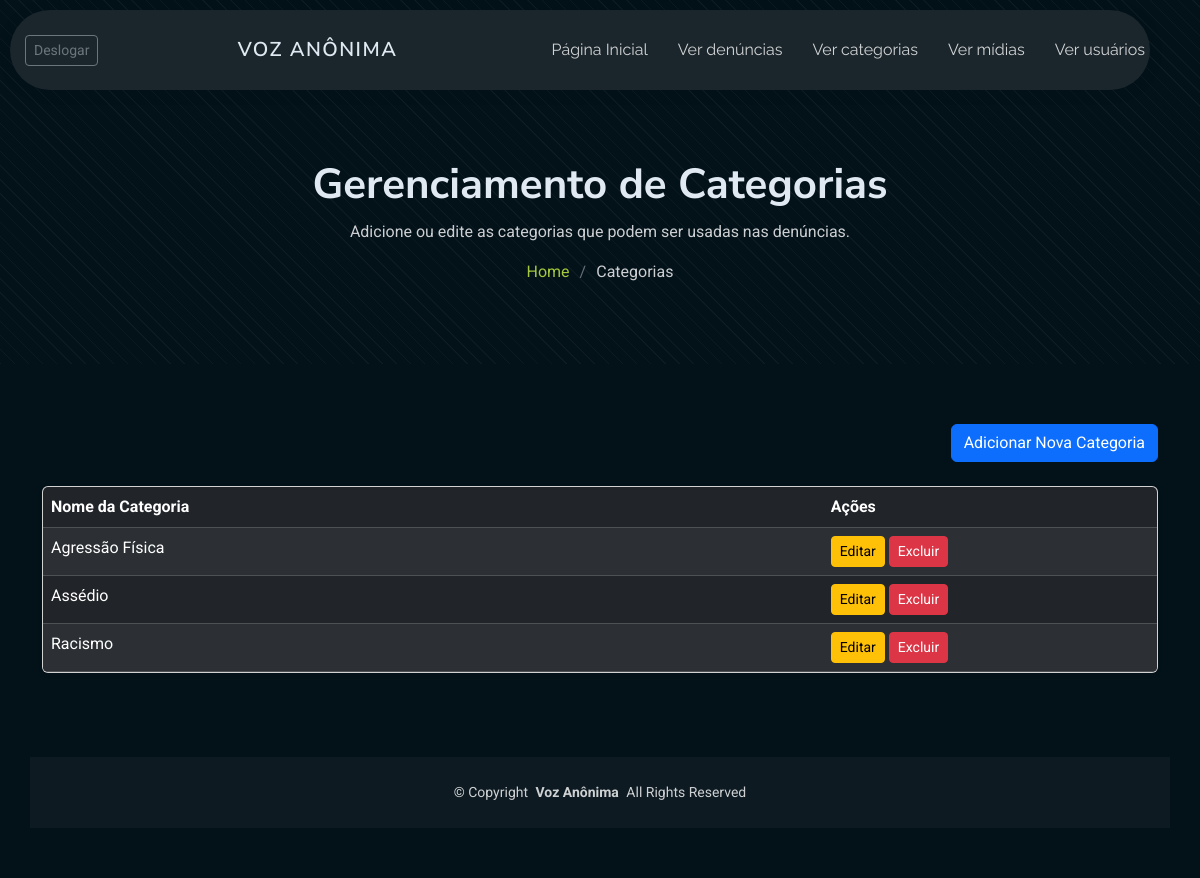
The page /categoria/ (signed in) on the database its author committed.
### categoria/models.py (models this page shows, shortened)
class Categoria(models.Model):
    nome = models.CharField(max_length=100, unique=True)

### categoria/views.py (the view)
# urls.py: path('', views.listar, name='listar_categorias'),
@login_required
@permission_required('categoria.view_categoria', raise_exception=True)
def listar(request):
    categorias = Categoria.objects.all().order_by('nome')
    return render(request, 'categoria/listar.html', {'categorias': categorias})

### templates/categoria/listar.html
{% extends "base.html" %}
{% block content %}
<div class="page-title" data-aos="fade">
  <div class="container position-relative">
    <h1>Gerenciamento de Categorias</h1>
    <p>Adicione ou edite as categorias que podem ser usadas nas denúncias.</p>
    <nav class="breadcrumbs">
      <ol>
        <li><a href="{% url 'index' %}">Home</a></li>
        <li class="current">Categorias</li>
      </ol>
    </nav>
  </div>
</div>
<section id="category-list" class="category-list section">
  <div class="container">
    <div class="mb-4 text-end">
        <a href="{% url 'criar_categoria' %}" class="btn btn-primary">Adicionar Nova Categoria</a>
    </div>
    <div class="row justify-content-center">
      <div class="col-lg-12">
        <div class="card shadow-sm" style="overflow: hidden;">
          <div class="card-body p-0">
            <div class="table-responsive">
              <table class="table table-dark table-striped table-hover mb-0">
                <thead>
                  <tr>
                    <th scope="col" style="width: 70%;">Nome da Categoria</th>
                    <th scope="col" class="text-right">Ações</th>
                  </tr>
                </thead>
                <tbody>
                  {% for categoria in categorias %}
                  <tr>
                    <td>{{ categoria.nome }}</td>
                    <td class="text-right">
                      <a href="{% url 'editar_categoria' categoria_id=categoria.id %}" class="btn btn-sm btn-warning mr-2">Editar</a>
                      <a href="{% url 'deletar_categoria' categoria_id=categoria.id %}" class="btn btn-sm btn-danger">Excluir</a>
                    </td>
                  </tr>
                  {% empty %}
                  <tr>
                    <td colspan="2" class="text-center text-white py-4">Nenhuma categoria cadastrada.</td>
                  </tr>
                  {% endfor %}
                </tbody>
              </table>
            </div>
          </div>
        </div>
      </div>
    </div>
  </div>
</section>
{% endblock %}

### rows shown on the page
Categoria: nome "Agressão Física"
Categoria: nome "Assédio"
Categoria: nome "Racismo"
